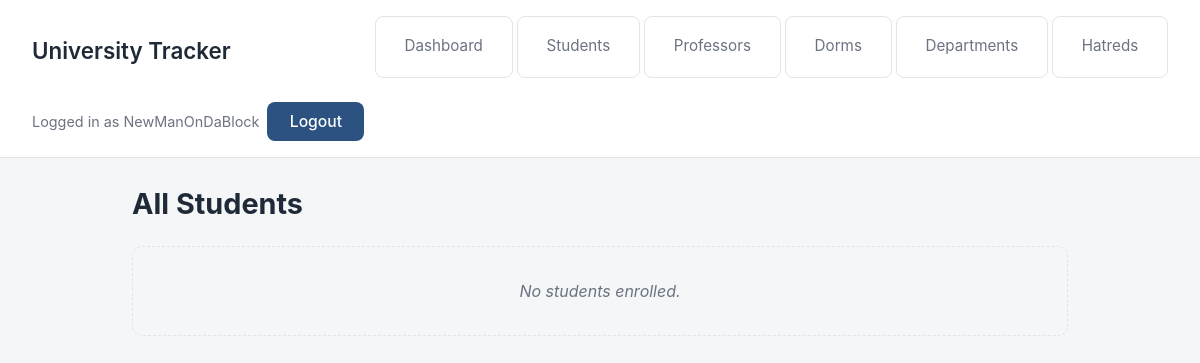
/project/students/ (signed in), run on an earlier commit of the app's database.
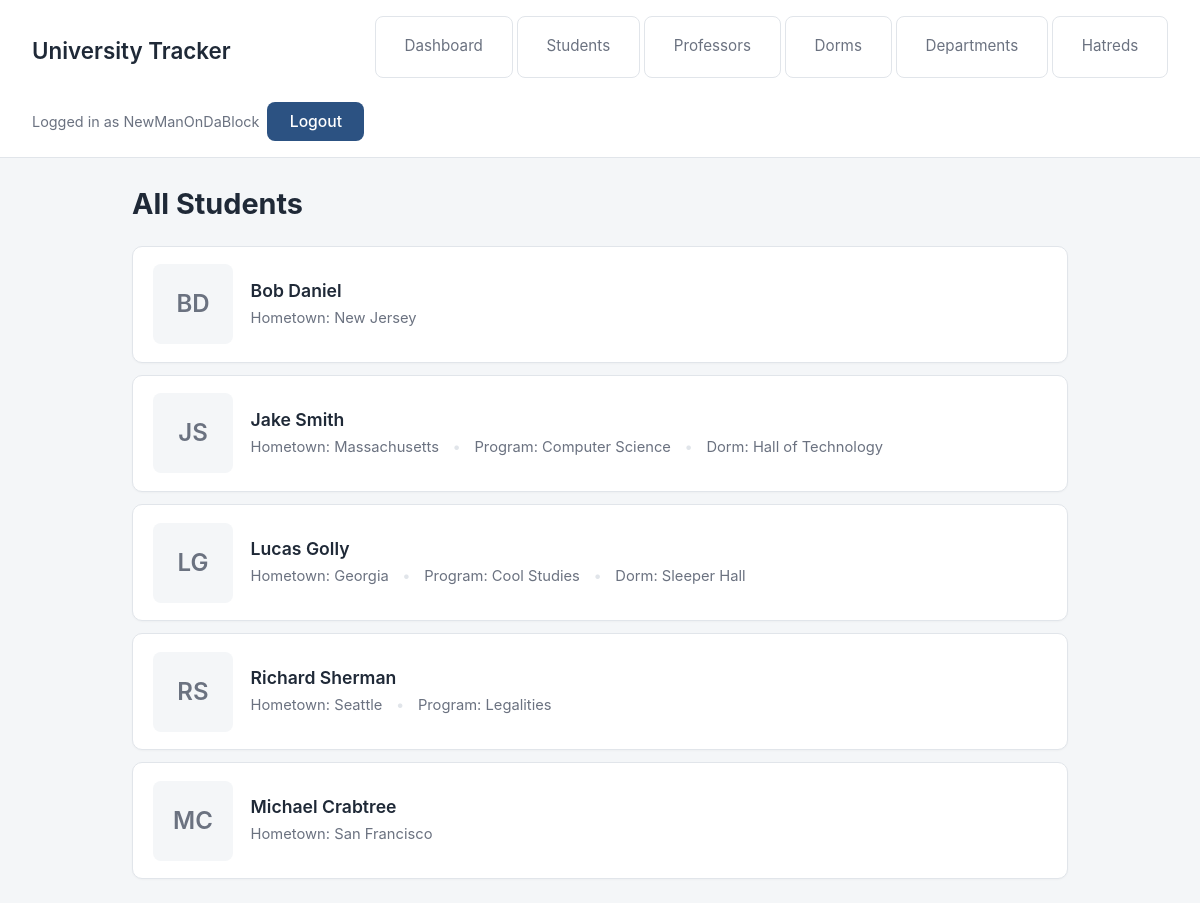
And on a later commit of the database.
### project/models.py (models this page shows, shortened)
class Student(models.Model):
    first_name = models.TextField()
    last_name = models.TextField()
    course_program = models.ForeignKey(Department, blank=True, null=True, on_delete=models.CASCADE)
    hometown = models.TextField()
    lives_in = models.ForeignKey(Dorm, blank=True, null=True, on_delete=models.CASCADE)

class Department(models.Model):
    name = models.TextField()
    staff = models.ForeignKey(Professor, blank=True, on_delete=models.CASCADE)
    students = models.FloatField(default=0)
    capacity = models.FloatField()

class Dorm(models.Model):
    name = models.TextField()
    address = models.TextField()
    image_url = models.TextField()
    capacity = models.FloatField()
    current_size = models.FloatField(default=0)
    resident_assistant = models.ForeignKey(Professor, blank=True, null=True, on_delete=models.CASCADE)
    department = models.ForeignKey(Department, blank=True, null=True, on_delete=models.CASCADE)

### project/views.py (the view)
# urls.py: path('students/', ShowAllStudentsView.as_view(), name='show_all_students'),
class ShowAllStudentsView(ProjectLoginRequiredMixin, AdminContextMixin, ListView):
    model = Student
    template_name = 'project/show_all_students.html'
    context_object_name = 'students'

### project/views.py (called while the page is built)
    def get_context_data(self, **kwargs):
        context = super().get_context_data(**kwargs)
        user = self.request.user
        context['is_admin'] = (
            user.is_authenticated and Admin.objects.filter(user=user).exists()
        )
        return context

### project/templates/project/show_all_students.html (shortened to what this page needs)
{% extends 'project/base.html' %}
{% block content %}
<div class="list-header">
    <h1>All Students</h1>
</div>
<ul class="entity-list">
    {% for student in students %}
    <li>
        <div class="thumb-placeholder">{{ student.first_name|slice:":1" }}{{ student.last_name|slice:":1" }}</div>
        <div class="body">
            <span class="title">{{ student.first_name }} {{ student.last_name }}</span>
            <div class="meta">
                <span>Hometown: {{ student.hometown }}</span>
                {% if student.course_program %}
                    <span>Program: {{ student.course_program.name }}</span>
                {% endif %}
                {% if student.lives_in %}
                    <span>Dorm: {{ student.lives_in.name }}</span>
                {% endif %}
            </div>
        </div>
    </li>
    {% empty %}
    <li class="empty">No students enrolled.</li>
    {% endfor %}
</ul>
{% endblock %}

What changed in the data, as far as the page shows it:
added Student: first_name "B", last_name "D", first_name "Bob", last_name "Daniel", hometown "New Jersey"
added Student: first_name "J", last_name "S", first_name "Jake", last_name "Smith", hometown "Massachusetts", course_program.name "Computer Science", lives_in.name "Hall of Technology"
added Student: first_name "L", last_name "G", first_name "Lucas", last_name "Golly", hometown "Georgia", course_program.name "Cool Studies", lives_in.name "Sleeper Hall"
added Student: first_name "R", last_name "S", first_name "Richard", last_name "Sherman", hometown "Seattle", course_program.name "Legalities"
added Student: first_name "M", last_name "C", first_name "Michael", last_name "Crabtree", hometown "San Francisco"
Also different on the page:
text no longer shown: "No students enrolled."
